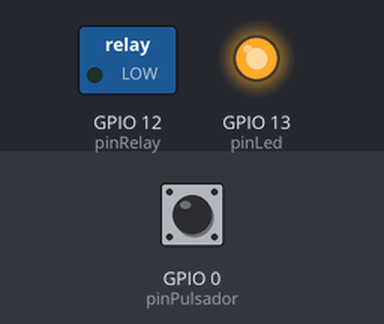
The sketch below on a simulated ESP8266 (Wemos D1 mini). On the bench: switched loads named in the sketch (green lamp = pin HIGH), output pins drawn as LEDs (lit = HIGH). The inputs (shaded band) are chosen by the test bench; at power-on: GPIO 0 (pinPulsador) HIGH. WiFi joins after 1.5 s; servers stay silent unless stated; what the sketch prints to the serial monitor is not drawn.

Above: at 3.0 s.
3.1 s: GPIO 0 (pinPulsador) pulled LOW for 0.15 s
At 3.17 s:
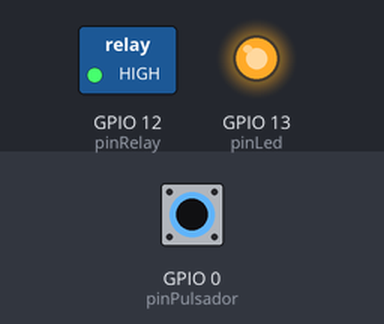
6.2 s: GPIO 0 (pinPulsador) pulled LOW for 3.2 s
At 10.0 s:
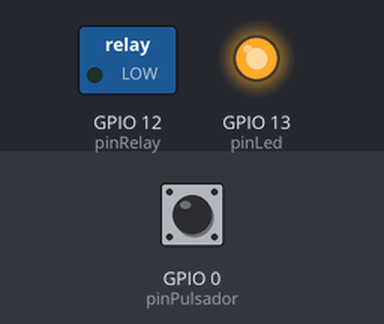
Timing chart, 0 to 11.5 s (numbered marks = the images above; inputs shaded):
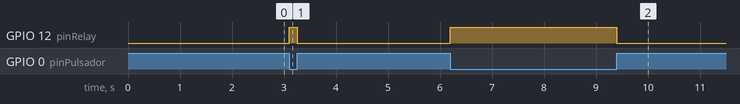

Measured:
- after the input at 3.1 s, GPIO 12 (pinRelay): LOW → HIGH at once, → LOW 0.15 s later
- after the input at 6.2 s, GPIO 12 (pinRelay): LOW → HIGH at once, → LOW 3.2 s later

The sketch:

Wemos_Blynk_APP_SONOFF_V2.ino
```cpp
// (licence header left out)
/***********
OK      PULSADOR INTERRUPCION
OK    LED VERDE APAGADO EN CONEXION/ENCENDIDO NO CONEXION
      SINCRONISMO PULSADOR Y APP
      5 SCHEDULE
**********/


/* Comment this out to disable prints and save space */
#define vAutoAppRelay       V0
#define vLedWifi            V1
#define vLedRelay           V2
#define vManualAppRelay     V3


#define BLYNK_PRINT Serial

#include <ESP8266WiFi.h>
#include <BlynkSimpleEsp8266.h>

// You should get Auth Token in the Blynk App.
// Go to the Project Settings (nut icon).
char auth[] = "1baaf7976fee42548a4226a8ec11e7a0";

// Your WiFi credentials.
// Set password to "" for open networks.
char ssid[] = "DRDALASL";
char pass[] = "doradapaellamanitas";

const byte pinRelay = 12;
const byte pinLed = 13;
const byte pinPulsador = 0;
int iAutoRelay,iManualRelay;
bool bStatusRelay = LOW;

char startTime1;
char startDay1;
char stopTime1;
char stopDay1;
bool pinValue;

BlynkTimer timer;
void setup()
{
  Serial.begin(9600);

  pinMode(pinPulsador, INPUT);
  pinMode(pinLed, OUTPUT);
  pinMode(pinRelay, OUTPUT);
  digitalWrite(pinLed, HIGH); //ENCIENDO LED VERDE AL ARRANCAR

  Blynk.begin(auth, ssid, pass);
  Serial.println("Booting");

  attachInterrupt(digitalPinToInterrupt(0), CheckPulsador, HIGH);
  //timer.setInterval(1000L, main);
 // timer.setInterval(5*1000L, checkBlynkConnection);
// timer.setInterval(1000L, CheckPulsador);
}

//VERIFICAR CONEXION SERVIDOR ENCENDER LED VERDE SI NO LA HAY
void checkBlynkConnection(){  // called every 3 seconds by SimpleTimer
  bool isconnected = Blynk.connected();
  if (isconnected == false){
   digitalWrite(pinLed, HIGH);}  //ENCIENDO LED VERDE AL DESCONECTAR
  else
  {digitalWrite(pinLed, LOW);}   //APAGO LED VERDE AL DESCONECTAR
}

//PULSADOR MANUAL SONOFF
void CheckPulsador(){
//{   digitalWrite(pinRelay, LOW);
//    pinValue = !digitalRead(pinPulsador);

    if (bStatusRelay==HIGH){
        bStatusRelay=LOW;
        digitalWrite(pinRelay, LOW);
        Blynk.virtualWrite(vManualAppRelay,0);}
     else
     {bStatusRelay=HIGH;
      digitalWrite(pinRelay, HIGH);
      Blynk.virtualWrite(vManualAppRelay,1);
      }


      }


//GET DATA APP MANUAL PULSADOR APP
BLYNK_WRITE(vManualAppRelay)
{iManualRelay = param.asInt();
 if (iManualRelay==1){
     bStatusRelay=HIGH;
     digitalWrite(pinRelay, HIGH);
     Blynk.virtualWrite(vManualAppRelay,1);
  }
  if (iManualRelay==0){
     bStatusRelay=LOW;
     digitalWrite(pinRelay, LOW);
     Blynk.virtualWrite(vManualAppRelay,0);
  }
}

//
/*void main()
{
schedule(V1);
schedule(V2);
schedule(V4);
schedule(V5);
}
*/


void loop()
{
  Blynk.run();
  timer.run();
}


BLYNK_WRITE(V0) {
  TimeInputParam t(param);

  // Process start time

  if (t.hasStartTime())
  {
    Serial.println(String("Start: ") +
                   t.getStartHour() + ":" +
                   t.getStartMinute() + ":" +
                   t.getStartSecond());
  }
  else if (t.isStartSunrise())
  {
    Serial.println("Start at sunrise");
  }
  else if (t.isStartSunset())
  {
    Serial.println("Start at sunset");
  }
  else
  {
    // Do nothing
  }

  // Process stop time

  if (t.hasStopTime())
  {
    Serial.println(String("Stop: ") +
                   t.getStopHour() + ":" +
                   t.getStopMinute() + ":" +
                   t.getStopSecond());
  }
  else if (t.isStopSunrise())
  {
    Serial.println("Stop at sunrise");
  }
  else if (t.isStopSunset())
  {
    Serial.println("Stop at sunset");
  }
  else
  {
    // Do nothing: no stop time was set
  }

  // Process timezone
  // Timezone is already added to start/stop time

  Serial.println(String("Time zone: ") + t.getTZ());

  // Get timezone offset (in seconds)
  Serial.println(String("Time zone offset: ") + t.getTZ_Offset());

  // Process weekdays (1. Mon, 2. Tue, 3. Wed, ...)

  for (int i = 1; i <= 7; i++) {
    if (t.isWeekdaySelected(i)) {
      Serial.println(String("Day ") + i + " is selected");
    }
  }

  Serial.println();
}
```
